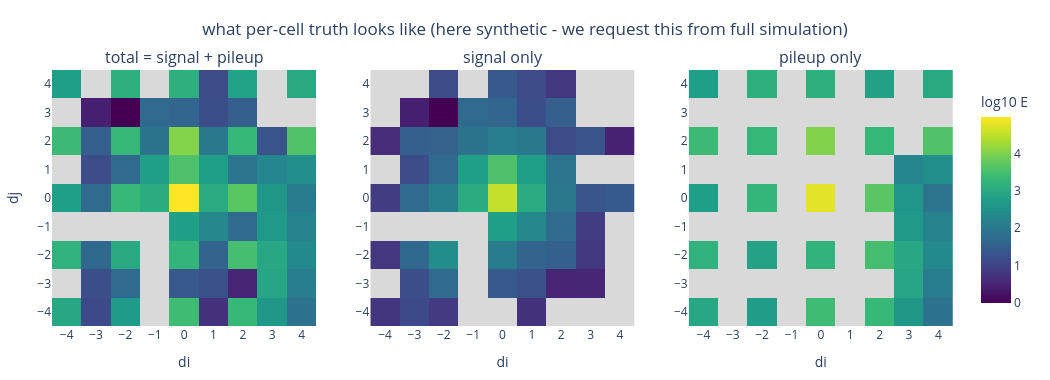

The notebook cell saved with this chart:
### Markdown cell above
**Fig 3 — what we ask the simulation to store.** One synthetic overlay window built the nb28 way — a clean shower (pure signal) merged onto a min-bias patch far from its donor seed (pure pileup) — is the only place we currently *know* the decomposition. The requested branch would give exactly these three panels for every real event.

### Code cell
cl_file = sorted(glob.glob(str(REPO / "data" / "full" / "matched_*.root")))[0]
cl_tree = uproot.open(cl_file)["clusters_matched"]
cl_keys = set(cl_tree.keys())
want = ["cell_x", "cell_y", "energy", "cell_energies_front", "cell_energies_back", "cell_times_front"]
have = [k for k in want if k in cl_keys]
cl = cl_tree.arrays(have, entry_stop=50)
if "energy" in have:
    cl_n = ak.num(cl["energy"])
else:
    cl_n = ak.num(cl["cell_energies_front"])
CL_ENTRY = int(np.argmax(np.asarray(cl_n) >= 10))
clev = {k: np.asarray(cl[k][CL_ENTRY]) for k in have}
if "energy" not in clev:
    clev["energy"] = clev["cell_energies_front"] + clev["cell_energies_back"]
if "cell_times_front" not in clev:
    clev["cell_times_front"] = np.zeros_like(clev["energy"])
cuy = np.sort(np.unique(clev["cell_y"]))
cdy = np.diff(cuy)
CPITCH = float(np.median(cdy[cdy > 10])) if np.any(cdy > 10) else PITCH
cs = int(np.argmax(clev["energy"]))
cdi = np.rint((clev["cell_x"] - clev["cell_x"][cs]) / CPITCH).astype(int)
cdj = np.rint((clev["cell_y"] - clev["cell_y"][cs]) / CPITCH).astype(int)
Esig, Tsig = agg_window(cdi, cdj, clev["energy"], clev["cell_times_front"])

far = np.maximum(np.abs(di), np.abs(dj)) >= 6
fi = np.where(far)[0]
ci_k = fi[int(np.argmax(ev["energy"][fi]))]
ci, cj = int(di[ci_k]), int(dj[ci_k])
Epu, Tpu = agg_window(di - ci, dj - cj, ev["energy"], ev["cell_times_front"])

Etot = dict(Esig)
for k, v in Epu.items():
    Etot[k] = Etot.get(k, 0.0) + v

zmax = np.log10(max(Etot.values()))
fig3 = make_subplots(rows=1, cols=3, horizontal_spacing=0.06,
                     subplot_titles=["total = signal + pileup", "signal only", "pileup only"])
for c, d in enumerate([Etot, Esig, Epu], start=1):
    fig3.add_trace(go.Heatmap(z=grey, x=axes, y=axes,
                              colorscale=[[0, "#d9d9d9"], [1, "#d9d9d9"]],
                              showscale=False, hoverinfo="skip"), row=1, col=c)
    fig3.add_trace(go.Heatmap(z=grid_from(d, log=True), x=axes, y=axes,
                              colorscale="Viridis", zmin=0, zmax=zmax,
                              showscale=(c == 3),
                              colorbar=dict(title="log10 E", len=0.9)), row=1, col=c)
    fig3.update_xaxes(title_text="di", row=1, col=c, dtick=1)
    fig3.update_yaxes(dtick=1, row=1, col=c)
fig3.update_yaxes(title_text="dj", row=1, col=1)
fig3.update_layout(height=380, width=1050, margin=dict(l=40, r=40, t=70, b=40),
                   title_text="what per-cell truth looks like (here synthetic - we request this from full simulation)",
                   title_x=0.5)
fig3.write_html(OUT / "ifig7_request_grid.html", include_plotlyjs="cdn")
print(f"clean donor: {Path(cl_file).name} entry {CL_ENTRY}, {int(cl_n[CL_ENTRY])} cells; pileup patch center offset ({ci},{cj})")
fig3

### Figure 1 — Plotly figure (JSON) as saved in the notebook; plotly's stock layout.template omitted (floating-point values rounded to 4 significant figures)
{"data": [{"colorscale": [[0, "#d9d9d9"], [1, "#d9d9d9"]], "hoverinfo": "skip", "showscale": false, "type": "heatmap", "x": [-4, -3, -2, -1, 0, 1, 2, 3, 4], "xaxis": "x", "y": [-4, -3, -2, -1, 0, 1, 2, 3, 4], "yaxis": "y", "z": [[0.0, 0.0, 0.0, 0.0, 0.0, 0.0, 0.0, 0.0, 0.0], [0.0, 0.0, 0.0, 0.0, 0.0, 0.0, 0.0, 0.0, 0.0], [0.0, 0.0, 0.0, 0.0, 0.0, 0.0, 0.0, 0.0, 0.0], [0.0, 0.0, 0.0, 0.0, 0.0, 0.0, 0.0, 0.0, 0.0], [0.0, 0.0, 0.0, 0.0, 0.0, 0.0, 0.0, 0.0, 0.0], [0.0, 0.0, 0.0, 0.0, 0.0, 0.0, 0.0, 0.0, 0.0], [0.0, 0.0, 0.0, 0.0, 0.0, 0.0, 0.0, 0.0, 0.0], [0.0, 0.0, 0.0, 0.0, 0.0, 0.0, 0.0, 0.0, 0.0], [0.0, 0.0, 0.0, 0.0, 0.0, 0.0, 0.0, 0.0, 0.0]]}, {"colorbar": {"len": 0.9, "title": {"text": "log10 E"}}, "colorscale": [[0, "#440154"], [0.1111, "#482878"], [0.2222, "#3e4989"], [0.3333, "#31688e"], [0.4444, "#26828e"], [0.5556, "#1f9e89"], [0.6667, "#35b779"], [0.7778, "#6ece58"], [0.8889, "#b5de2b"], [1, "#fde725"]], "showscale": false, "type": "heatmap", "x": [-4, -3, -2, -1, 0, 1, 2, 3, 4], "xaxis": "x", "y": [-4, -3, -2, -1, 0, 1, 2, 3, 4], "yaxis": "y", "z": [[2.975, 1.13, 2.729, NaN, 3.413, 0.7275, 3.34, 2.633, 1.877], [NaN, 1.197, 1.711, NaN, 1.386, 1.257, 0.5006, 2.943, 2.114], [3.186, 1.683, 3.002, NaN, 3.259, 1.592, 3.477, 2.962, 2.344], [NaN, NaN, NaN, NaN, 2.808, 2.329, 1.728, 2.671, 2.241], [2.797, 1.718, 3.329, 3.08, 4.978, 3.054, 3.672, 2.633, 2.048], [NaN, 1.17, 1.692, 2.81, 3.569, 2.787, 1.927, 2.312, 2.465], [3.384, 1.501, 3.328, 1.914, 4.036, 1.994, 3.316, 1.298, 3.588], [NaN, 0.4405, -0.4516, 1.707, 1.62, 1.203, 1.509, NaN, NaN], [2.791, NaN, 3.141, NaN, 3.155, 1.159, 2.847, NaN, 3.014]], "zmax": 4.978, "zmin": 0}, {"colorscale": [[0, "#d9d9d9"], [1, "#d9d9d9"]], "hoverinfo": "skip", "showscale": false, "type": "heatmap", "x": [-4, -3, -2, -1, 0, 1, 2, 3, 4], "xaxis": "x2", "y": [-4, -3, -2, -1, 0, 1, 2, 3, 4], "yaxis": "y2", "z": [[0.0, 0.0, 0.0, 0.0, 0.0, 0.0, 0.0, 0.0, 0.0], [0.0, 0.0, 0.0, 0.0, 0.0, 0.0, 0.0, 0.0, 0.0], [0.0, 0.0, 0.0, 0.0, 0.0, 0.0, 0.0, 0.0, 0.0], [0.0, 0.0, 0.0, 0.0, 0.0, 0.0, 0.0, 0.0, 0.0], [0.0, 0.0, 0.0, 0.0, 0.0, 0.0, 0.0, 0.0, 0.0], [0.0, 0.0, 0.0, 0.0, 0.0, 0.0, 0.0, 0.0, 0.0], [0.0, 0.0, 0.0, 0.0, 0.0, 0.0, 0.0, 0.0, 0.0], [0.0, 0.0, 0.0, 0.0, 0.0, 0.0, 0.0, 0.0, 0.0], [0.0, 0.0, 0.0, 0.0, 0.0, 0.0, 0.0, 0.0, 0.0]]}, {"colorbar": {"len": 0.9, "title": {"text": "log10 E"}}, "colorscale": [[0, "#440154"], [0.1111, "#482878"], [0.2222, "#3e4989"], [0.3333, "#31688e"], [0.4444, "#26828e"], [0.5556, "#1f9e89"], [0.6667, "#35b779"], [0.7778, "#6ece58"], [0.8889, "#b5de2b"], [1, "#fde725"]], "showscale": false, "type": "heatmap", "x": [-4, -3, -2, -1, 0, 1, 2, 3, 4], "xaxis": "x2", "y": [-4, -3, -2, -1, 0, 1, 2, 3, 4], "yaxis": "y2", "z": [[0.7727, 1.13, 0.8785, NaN, NaN, 0.7275, NaN, NaN, NaN], [NaN, 1.197, 1.711, NaN, 1.386, 1.257, 0.5006, 0.5215, NaN], [0.7915, 1.683, 2.439, NaN, 2.084, 1.592, 1.524, 0.8436, NaN], [NaN, NaN, NaN, NaN, 2.808, 2.329, 1.728, 0.9017, NaN], [0.8908, 1.718, 2.153, 3.08, 4.544, 3.054, 1.988, 1.317, 1.405], [NaN, 1.17, 1.692, 2.81, 3.569, 2.787, 1.927, NaN, NaN], [0.6319, 1.501, 1.549, 1.914, 2.096, 1.994, 1.155, 1.298, 0.4743], [NaN, 0.4405, -0.4516, 1.707, 1.62, 1.203, 1.509, NaN, NaN], [NaN, NaN, 1.157, NaN, 1.397, 1.159, 0.8085, NaN, NaN]], "zmax": 4.978, "zmin": 0}, {"colorscale": [[0, "#d9d9d9"], [1, "#d9d9d9"]], "hoverinfo": "skip", "showscale": false, "type": "heatmap", "x": [-4, -3, -2, -1, 0, 1, 2, 3, 4], "xaxis": "x3", "y": [-4, -3, -2, -1, 0, 1, 2, 3, 4], "yaxis": "y3", "z": [[0.0, 0.0, 0.0, 0.0, 0.0, 0.0, 0.0, 0.0, 0.0], [0.0, 0.0, 0.0, 0.0, 0.0, 0.0, 0.0, 0.0, 0.0], [0.0, 0.0, 0.0, 0.0, 0.0, 0.0, 0.0, 0.0, 0.0], [0.0, 0.0, 0.0, 0.0, 0.0, 0.0, 0.0, 0.0, 0.0], [0.0, 0.0, 0.0, 0.0, 0.0, 0.0, 0.0, 0.0, 0.0], [0.0, 0.0, 0.0, 0.0, 0.0, 0.0, 0.0, 0.0, 0.0], [0.0, 0.0, 0.0, 0.0, 0.0, 0.0, 0.0, 0.0, 0.0], [0.0, 0.0, 0.0, 0.0, 0.0, 0.0, 0.0, 0.0, 0.0], [0.0, 0.0, 0.0, 0.0, 0.0, 0.0, 0.0, 0.0, 0.0]]}, {"colorbar": {"len": 0.9, "title": {"text": "log10 E"}}, "colorscale": [[0, "#440154"], [0.1111, "#482878"], [0.2222, "#3e4989"], [0.3333, "#31688e"], [0.4444, "#26828e"], [0.5556, "#1f9e89"], [0.6667, "#35b779"], [0.7778, "#6ece58"], [0.8889, "#b5de2b"], [1, "#fde725"]], "showscale": true, "type": "heatmap", "x": [-4, -3, -2, -1, 0, 1, 2, 3, 4], "xaxis": "x3", "y": [-4, -3, -2, -1, 0, 1, 2, 3, 4], "yaxis": "y3", "z": [[2.973, NaN, 2.723, NaN, 3.413, NaN, 3.34, 2.633, 1.877], [NaN, NaN, NaN, NaN, NaN, NaN, NaN, 2.941, 2.114], [3.184, NaN, 2.862, NaN, 3.229, NaN, 3.472, 2.959, 2.344], [NaN, NaN, NaN, NaN, NaN, NaN, NaN, 2.663, 2.241], [2.792, NaN, 3.299, NaN, 4.779, NaN, 3.663, 2.612, 1.936], [NaN, NaN, NaN, NaN, NaN, NaN, NaN, 2.312, 2.465], [3.383, NaN, 3.321, NaN, 4.031, NaN, 3.313, NaN, 3.588], [NaN, NaN, NaN, NaN, NaN, NaN, NaN, NaN, NaN], [2.791, NaN, 3.136, NaN, 3.148, NaN, 2.843, NaN, 3.014]], "zmax": 4.978, "zmin": 0}], "layout": {"annotations": [{"font": {"size": 16}, "showarrow": false, "text": "total = signal + pileup", "x": 0.1467, "xanchor": "center", "xref": "paper", "y": 1, "yanchor": "bottom", "yref": "paper"}, {"font": {"size": 16}, "showarrow": false, "text": "signal only", "x": 0.5, "xanchor": "center", "xref": "paper", "y": 1, "yanchor": "bottom", "yref": "paper"}, {"font": {"size": 16}, "showarrow": false, "text": "pileup only", "x": 0.8533, "xanchor": "center", "xref": "paper", "y": 1, "yanchor": "bottom", "yref": "paper"}], "height": 380, "margin": {"b": 40, "l": 40, "r": 40, "t": 70}, "title": {"text": "what per-cell truth looks like (here synthetic - we request this from full simulation)", "x": 0.5}, "width": 1050, "xaxis": {"anchor": "y", "domain": [0, 0.2933], "dtick": 1, "title": {"text": "di"}}, "xaxis2": {"anchor": "y2", "domain": [0.3533, 0.6467], "dtick": 1, "title": {"text": "di"}}, "xaxis3": {"anchor": "y3", "domain": [0.7067, 1], "dtick": 1, "title": {"text": "di"}}, "yaxis": {"anchor": "x", "domain": [0, 1], "dtick": 1, "title": {"text": "dj"}}, "yaxis2": {"anchor": "x2", "domain": [0, 1], "dtick": 1}, "yaxis3": {"anchor": "x3", "domain": [0, 1], "dtick": 1}}}
